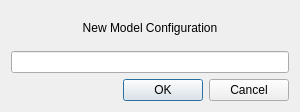
<?xml version="1.0" encoding="UTF-8"?>
<ui version="4.0">
 <class>NewModelConfigurationWidget</class>
 <widget class="QWidget" name="NewModelConfigurationWidget">
  <property name="geometry">
   <rect>
    <x>0</x>
    <y>0</y>
    <width>300</width>
    <height>112</height>
   </rect>
  </property>
  <property name="sizePolicy">
   <sizepolicy hsizetype="Fixed" vsizetype="Fixed">
    <horstretch>0</horstretch>
    <verstretch>0</verstretch>
   </sizepolicy>
  </property>
  <property name="windowTitle">
   <string>Mokka</string>
  </property>
  <layout class="QVBoxLayout" name="verticalLayout_2">
   <item>
    <layout class="QVBoxLayout" name="verticalLayout">
     <item>
      <widget class="QLabel" name="label">
       <property name="text">
        <string>New Model Configuration</string>
       </property>
       <property name="alignment">
        <set>Qt::AlignCenter</set>
       </property>
      </widget>
     </item>
     <item>
      <widget class="QLineEdit" name="lineEdit"/>
     </item>
    </layout>
   </item>
   <item>
    <widget class="QDialogButtonBox" name="buttonBox">
     <property name="standardButtons">
      <set>QDialogButtonBox::Cancel|QDialogButtonBox::Ok</set>
     </property>
    </widget>
   </item>
  </layout>
 </widget>
 <resources/>
 <connections/>
</ui>
